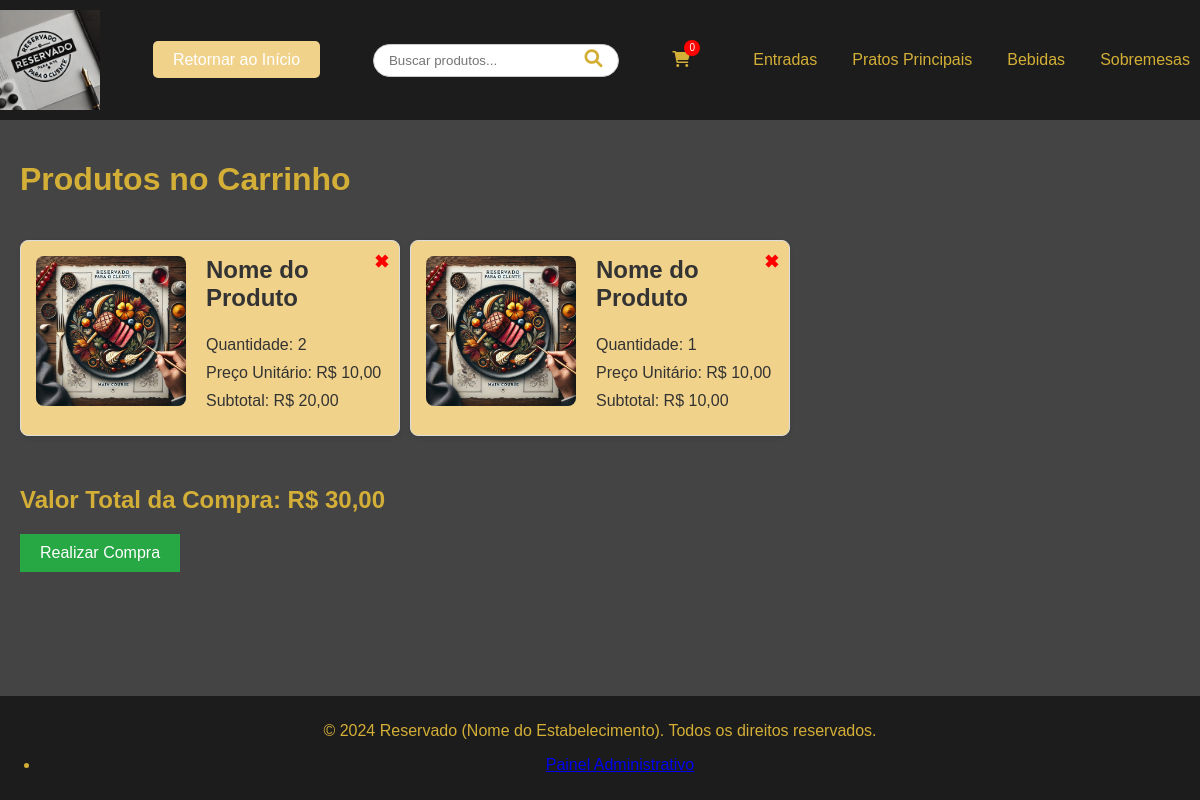
Screenshot of /carrinho.php (signed in) with the database file from the repository.
### tables this page shows
CREATE TABLE `produtos` (
  `id` int NOT NULL AUTO_INCREMENT,
  `nome` varchar(255) NOT NULL,
  `descricao` text NOT NULL,
  `preco` decimal(10,2) NOT NULL,
  `categoria` enum('entradas','principais','bebidas','sobremesas') NOT NULL,
  `imagem` varchar(255) DEFAULT NULL,
  `data_criacao` timestamp NULL DEFAULT CURRENT_TIMESTAMP,
  PRIMARY KEY (`id`)
);

### carrinho.php (the view, shortened to what this page needs)
<?php
include $_SERVER['DOCUMENT_ROOT'] . '/cardapio-dinamico/header.php';
require_once 'adicionar_ao_carrinho.php';
if (empty($_SESSION['carrinho'])) {
    echo "<h1>Carrinho Vazio</h1>";
    echo "<p>Você ainda não adicionou produtos ao carrinho.</p>";
} else {
    echo "<h1>Produtos no Carrinho</h1>";
    echo "<div class='produtos-container'>";
    $valor_total = 0;
    foreach ($_SESSION['carrinho'] as $produto_id => $quantidade) {
        $stmt = $pdo->prepare("SELECT nome, preco, imagem FROM produtos WHERE id = :id");
        $stmt->bindParam(':id', $produto_id);
        $stmt->execute();
        $produto = $stmt->fetch(PDO::FETCH_ASSOC);
        if ($produto) {
            $subtotal = $produto['preco'] * $quantidade;
            $valor_total += $subtotal;
            echo "<div class='produto-item' style='position: relative; padding: 15px; border: 1px solid #ddd; margin-bottom: 10px;'>";
            echo "<div class='produto-imagem'>";
            if ($produto['imagem']) {
                echo "<img src='/cardapio-dinamico/admin/uploads/produtos/" . htmlspecialchars($produto['imagem']) . "' alt='" . htmlspecialchars($produto['nome']) . "'>";
            }
            echo "</div>";
            echo "<div class='produto-info'>";
            echo "<h3>" . htmlspecialchars($produto['nome']) . "</h3>";
            echo "<p>Quantidade: " . $quantidade . "</p>";
            echo "<p>Preço Unitário: R$ " . number_format($produto['preco'], 2, ',', '.') . "</p>";
            echo "<p>Subtotal: R$ " . number_format($subtotal, 2, ',', '.') . "</p>";
            echo "<a href='?remove_id=" . $produto_id . "' class='remover-produto' title='Remover' style='position: absolute; top: 10px; right: 10px; color: #ff0000; font-size: 18px; font-weight: bold; text-decoration: none;'>✖</a>";
            echo "</div>";
            echo "</div>";
        }
    }
    echo "</div>";
    echo "<h2>Valor Total da Compra: R$ " . number_format($valor_total, 2, ',', '.') . "</h2>";
    echo "<form action='realizar_compra.php' method='post'>";
    echo "<button type='submit' style='background-color: #28a745; color: white; padding: 10px 20px; border: none; font-size: 16px; cursor: pointer;'>Realizar Compra</button>";
    echo "</form>";
}
require_once 'footer.php';
?>

### assets/css/carrinho.css (style rules this page uses)
.produto-item { position: relative; padding: 15px; border: 1px solid #ddd; margin-bottom: 10px; }
.remover-produto { position: absolute; top: 10px; right: 10px; color: #ff0000; text-decoration: none; font-size: 18px; font-weight: bold; }

### assets/css/global.css (style rules this page uses)
html, body { height: 100%; margin: 0; }
body { display: flex; flex-direction: column; font-family: Arial, sans-serif; background-color: #444; color: #d4af37; margin: 0; padding: 0; }
.produtos-container { display: grid; grid-template-columns: repeat(3, 1fr); gap: 10px; padding: 20px 0; }
.produto-item { background-color: #f0d28b; border: 1px solid #ddd; border-radius: 8px; overflow: hidden; padding: 15px; box-shadow: 0 2px 5px rgba(0, 0, 0, 0.1); transition: transform 0.2s ease; display: flex; align-items: flex-start; }
.produto-imagem img { max-width: 150px; height: auto; margin-right: 20px; border-radius: 8px; display: block; }
.produto-info { flex-grow: 1; }
.produto-info h3 { margin-top: 0; font-size: 1.5em; color: #333; }
.produto-info p { margin: 10px 0; color: #333; }

### rows the page displays
produtos: imagem (picture), nome "Nome do Produto", quantidade "2", preco "10,00", preco "20,00"
produtos: imagem (picture), nome "Nome do Produto", quantidade "1", preco "10,00"

### other values shown
$section['title'] "Entradas"
$section['title'] "Pratos Principais"
$section['title'] "Bebidas"
$section['title'] "Sobremesas"
$valor_total "30,00"
$site_name "Reservado (Nome do Estabelecimento)"
